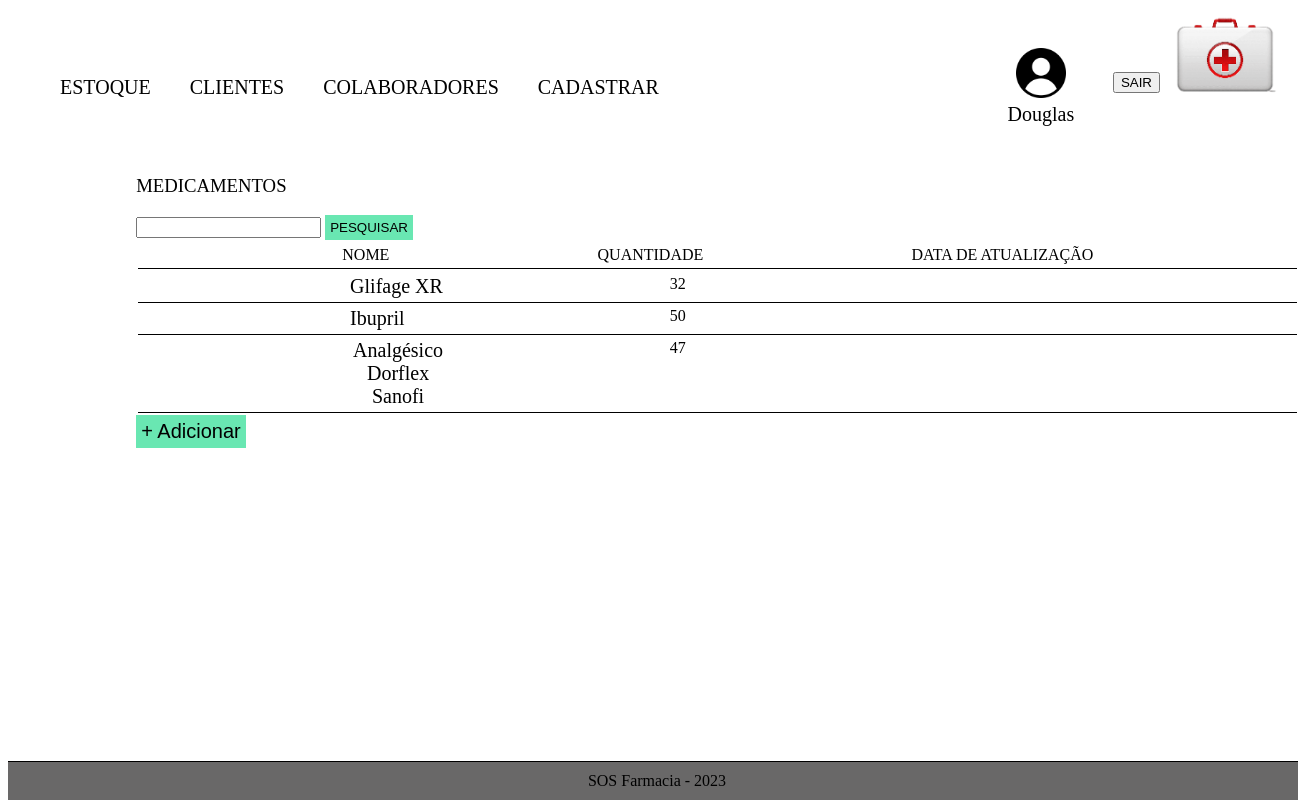
/tcc2.0/estoque.php (signed in), run on the app's committed database.
### tables this page shows
CREATE TABLE IF NOT EXISTS `produtos` (
  `IdProduto` int NOT NULL AUTO_INCREMENT,
  `NomeProd` varchar(50) NOT NULL,
  `QtndProd` int NOT NULL,
  `DataVenci` date NOT NULL,
  `Fabricante` varchar(50) NOT NULL,
  `TipoProd` varchar(50) NOT NULL,            
  `Medidas` varchar(50) NOT NULL, 
  `Descricao` varchar(100) NOT NULL,
  PRIMARY KEY (`IdProduto`)
);

### tcc2.0/estoque.php (the view, shortened to what this page needs)
<?php
if($_SESSION['nome'] == NULL){
    session_start();
    session_destroy();
    header('location: index.php');
    exit;
}else{
    include_once "php_action/conexao_bd.php";
    include_once "includes/head.php";
    if($_SESSION['acesso'] == "Administrador"){
        include_once "includes/menu.php";
    }else{
        include_once "includes/menuFarmaceutico.php";
    }
?>
<section class="catalogo">
        <div class="form-group">
            <h3>MEDICAMENTOS </h3>
            <form method="POST">
            <input type="search" id="pesquisa" name="pesquisa">
                <button class="addProduto" name="btnCadastrar">PESQUISAR</button>
            </form>
        </div>
        <table>
            <thead class="list">
                <tr>
                    <th>NOME</th>
                    <th>QUANTIDADE</th>
                    <th>DATA DE ATUALIZAÇÃO</th>
                </tr>
            </thead>
            <tbody>
            <?php
if (isset($_POST['btnCadastrar'])) {
                $Produto = mysqli_escape_string($connection,$_POST['pesquisa']);
                $sql = "SELECT* FROM  Produtos  WHERE NomeProd LIKE '%$Produto%' LIMIT 4";
                $resultado = mysqli_query($connection, $sql);
}else{
                $sql = "SELECT * FROM Produtos";
                $resultado = mysqli_query($connection, $sql);}
                while($dados = mysqli_fetch_array($resultado)){
                ?>
                <tr>
                <td>
                    <a href="alterar_prod.php?id=<?php echo $dados['IdProduto'] ?>" class=" ">
                        <?php echo $dados['NomeProd'];?>
                    </a>
                </td>
                <td><?php echo $dados['QtndProd'];?></td>
                <td><?php echo $dados['DataAtualProd'];?></td>
                </tr>
                <?php }
		?>
            </tbody>
        </table>
        <button class="addProduto"><a href="AdicionarProd.php">+ Adicionar</a>  </button>
    </section>
<?php
    include_once "includes/footer.php";
}
?>

### tcc2.0/style.css (style rules this page uses)
* { font-style: normal; font-weight:normal; }
a { text-align: center; font-size: 20px; color: black; font-weight:normal; font-style: normal; text-decoration: none; }
tr, td, th { text-align: center; display: flex; justify-content: space-between; padding: 2px 100px 2px 100px; }
.catalogo, table { width: 80%; margin: 0 auto 0 auto; }
form { margin: o auto; }

### tcc2.0/estoque.php (style rules this page uses)
.addProduto { padding: 5px; background-color: #69E7B2; border: none; }
tr { width: 90%; text-align: center; border-bottom: solid 1px; }
th { margin-right: 0px; margin: 0 auto; }
td { width: 10%; margin-left: 5px; margin: 0 auto; }

### data on the page
produtos: NomeProd "Glifage XR", QtndProd "32"
produtos: NomeProd "Ibupril", QtndProd "50"
produtos: NomeProd "Analgésico Dorflex Sanofi", QtndProd "47"

### other printed values
$_SESSION['nome'] "Douglas"
